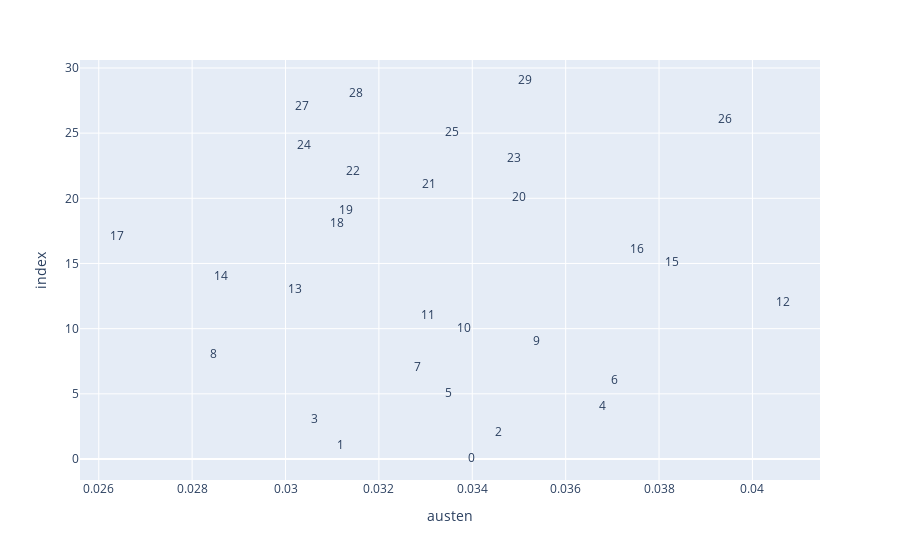

The notebook cell this image was saved under:
### Code cell
px.scatter(AUTHORS.reset_index(), 'austen', hover_name='topterms', text='topic_id')\
    .update_traces(mode='text')

### Figure 1 — Plotly figure (JSON) as saved in the notebook; plotly's stock layout.template omitted (floating-point values rounded to 4 significant figures)
{"data": [{"hovertemplate": "<b>%{hovertext}</b><br><br>austen=%{x}<br>index=%{y}<br>topic_id=%{text}<extra></extra>", "hovertext": ["opinion feelings time nature subject pleasure state mind heart cousins", "time day party pleasure house question family hour dinner morning", "family country character mind world idea fortune house marriage sister", "man choice comfort husband thing time daughter father gentleman life", "man time family sister feelings happiness home opinion day life", "acquaintance friends friend home family pause wish kind opinion years", "room time countenance moment man mother letter day beauty way", "distance things room people night thing miles world time kind", "time home rest sister heart truth necklace room people sorry", "place time family sisters plan year house wife people ladies", "time friend days pleasure spirits visit day reason way family", "oh time house moment room theatre door sister man turn", "yes thing sister good time months oh moments pleasure away", "look man woman ladies word character oh sister kind family", "madam table morning house servants said time change hour subject", "answer time day pleasure feelings way mother oh mind word", "sir sisters care oh sister town power men wonder cousin", "love girl sort moment dear world deal thing time eyes", "man thing horse companion play friend elizabeth conversation day world", "time eyes room feelings thing object mother satisfaction mind heart", "walk smile half time end house attention place behaviour eyes", "letter reply affection brother feelings reason head trouble oh morning", "dear ball place evening manner room day aunt time hour", "aunt uncle sister pleasure better time way moment room did", "friend time hope father day home morning subject sister heart", "room uncle moment mind door brother sister house time friend", "time friend day letter sister uncle father brother morning character", "way house time evening sister news days minutes pleasure till", "time day heart surprise word letter home family subject sister", "father family mind house attention fathers gentlemen mother time subject"], "legendgroup": "", "marker": {"color": "#636efa", "symbol": "circle"}, "mode": "text", "name": "", "orientation": "h", "showlegend": false, "text": ["0", "1", "2", "3", "4", "5", "6", "7", "8", "9", "10", "11", "12", "13", "14", "15", "16", "17", "18", "19", "20", "21", "22", "23", "24", "25", "26", "27", "28", "29"], "type": "scatter", "x": [0.03398, 0.03117, 0.03455, 0.03061, 0.03678, 0.03349, 0.03705, 0.03282, 0.02846, 0.03538, 0.03382, 0.03305, 0.04065, 0.03021, 0.02861, 0.03827, 0.03752, 0.02639, 0.0311, 0.0313, 0.03501, 0.03308, 0.03144, 0.03489, 0.0304, 0.03356, 0.0394, 0.03034, 0.0315, 0.03514], "xaxis": "x", "y": [0, 1, 2, 3, 4, 5, 6, 7, 8, 9, 10, 11, 12, 13, 14, 15, 16, 17, 18, 19, 20, 21, 22, 23, 24, 25, 26, 27, 28, 29], "yaxis": "y"}], "layout": {"legend": {"tracegroupgap": 0}, "margin": {"t": 60}, "xaxis": {"anchor": "y", "domain": [0, 1], "title": {"text": "austen"}}, "yaxis": {"anchor": "x", "domain": [0, 1], "title": {"text": "index"}}}}
